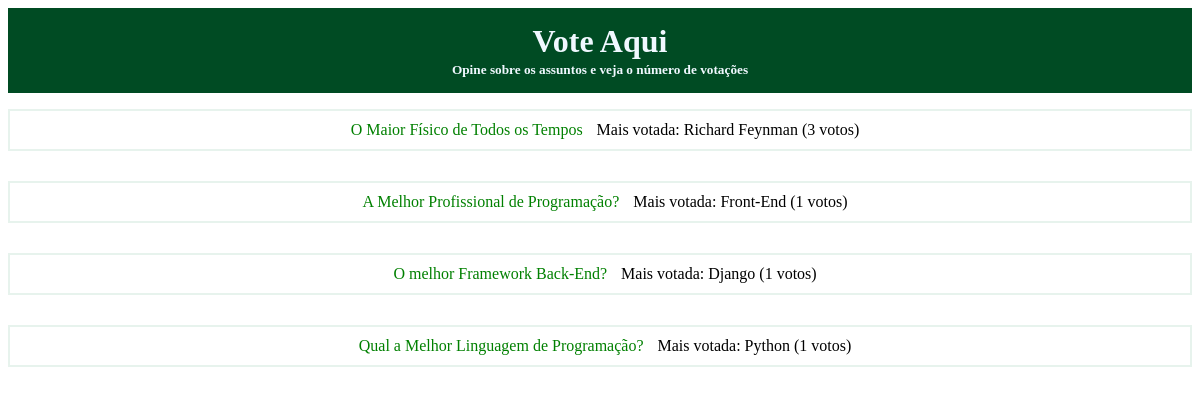
Screenshot of /polls/ with the database file from the repository.
### polls/models.py (models this page shows, shortened)
class Question(models.Model):
    question_text = models.CharField(max_length=200)
    pub_date = models.DateTimeField("date published")

class Choice(models.Model):
    question = models.ForeignKey(Question, on_delete=models.CASCADE)
    choice_text = models.CharField(max_length=200)
    votes = models.IntegerField(default=0)

### polls/views.py (the view)
# urls.py: path("", views.IndexView.as_view(), name="index"),
class IndexView(generic.ListView):
    template_name = "polls/index.html"
    context_object_name = "latest_question_list"
    def get_queryset(self):
      latest_question_list = Question.objects.filter(pub_date__lte=timezone.now()).order_by("-pub_date")[:5]
      for question in latest_question_list:
        choices = question.choice_set.all()
        most_voted_choice = None
        max_votes = 0
        for choice in choices:
            if choice.votes > max_votes:
                most_voted_choice = choice
                max_votes = choice.votes
        question.most_voted_choice = most_voted_choice
      return latest_question_list

### polls/templates/polls/index.html
{% load static %}
  <link rel="stylesheet" href="{% static 'style_index.css' %}">
  {% if latest_question_list %}
  <div class="cabecalho">
      <h1>Vote Aqui</h1>
      <h5>Opine sobre os assuntos e veja o número de votações</h5>
  </div>
  <ul>
  {% for question in latest_question_list %}
      <li>
          <a href="{% url 'polls:detail' question.id %}">{{ question.question_text }}</a>
          {% with most_voted_choice=question.most_voted_choice %}
              {% if most_voted_choice %}
                  <span class="most-voted">Mais votada: {{ most_voted_choice.choice_text }} ({{ most_voted_choice.votes }} votos)</span>
              {% endif %}
          {% endwith %}
      </li>
  {% endfor %}
  </ul>
{% else %}
  <p>No polls are available.</p>
{% endif %}

### polls/static/style_index.css (style rules this page uses)
* { list-style: none; }
.cabecalho { background-color: rgb(0, 75, 35); color: aliceblue; text-align: center; }
.cabecalho h1 { padding-top: 15px; margin: 3px 0px 2px 0px; }
.cabecalho h5 { padding-bottom: 15px; margin: 2px 0px 15px 0px; }
ul { padding-left: 0px; }
li { margin-bottom: 30px; padding: 10px; list-style: none; border: 2px solid rgb(231, 243, 237); text-align: center; }
li a { padding: 10px; color: green; text-decoration: none; }

### rows the page displays
Question: question_text "O Maior Físico de Todos os Tempos", most_voted_choice.choice_text "Richard Feynman", most_voted_choice.votes "3"
Question: question_text "A Melhor Profissional de Programação?", most_voted_choice.choice_text "Front-End", most_voted_choice.votes "1"
Question: question_text "O melhor Framework Back-End?", most_voted_choice.choice_text "Django", most_voted_choice.votes "1"
Question: question_text "Qual a Melhor Linguagem de Programação?", most_voted_choice.choice_text "Python", most_voted_choice.votes "1"
